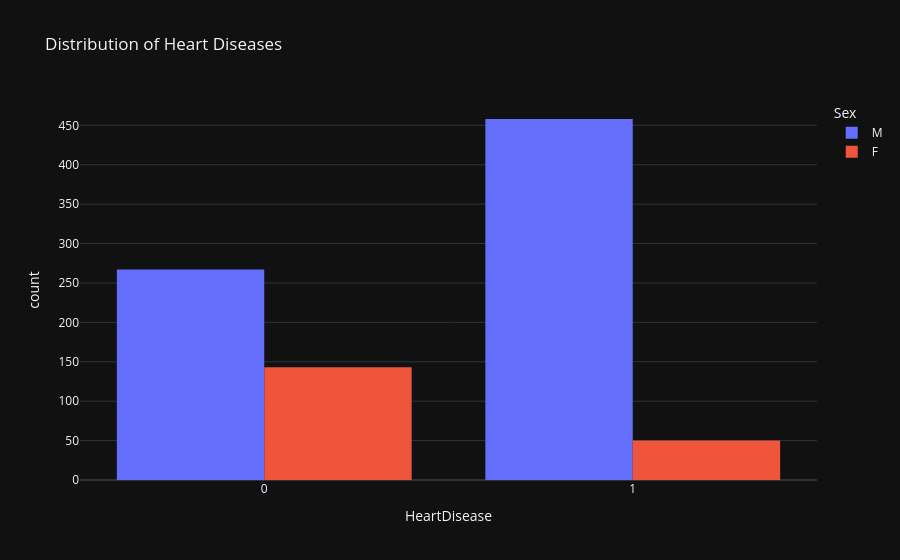
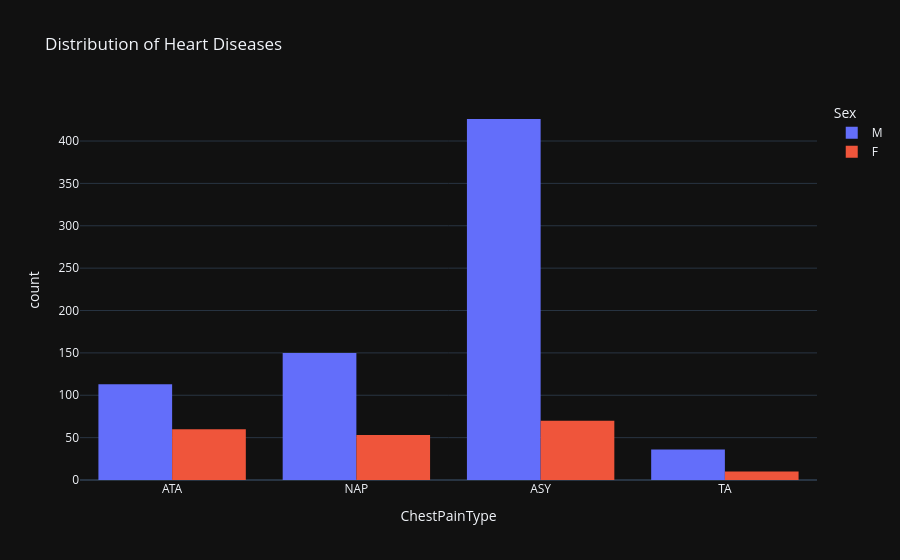

Notebook code cell kept with these figures, in order:
### Code cell
# Покажем также распределение сердечных заболеваний среди мужчин и женщин.
fig=px.histogram(df, x="HeartDisease", color="Sex",
    hover_data=df.columns,
    title="Distribution of Heart Diseases",
barmode="group")
fig.show()
fig=px.histogram(df, x="ChestPainType", color="Sex",
    hover_data=df.columns,
    title="Distribution of Heart Diseases",
barmode="group")
fig.show()

### Figure 1 — Plotly figure (JSON) as saved in the notebook; plotly's stock layout.template omitted (floating-point values rounded to 4 significant figures; data arrays with more than 128 entries replaced by an {"elided": "..."} marker saying what was removed)
{"data": [{"alignmentgroup": "True", "bingroup": "x", "hovertemplate": "Sex=M<br>HeartDisease=%{x}<br>count=%{y}<extra></extra>", "legendgroup": "M", "marker": {"color": "#636efa", "pattern": {"shape": ""}}, "name": "M", "offsetgroup": "M", "orientation": "v", "showlegend": true, "x": {"elided": "725 int values"}, "xaxis": "x", "yaxis": "y", "type": "histogram"}, {"alignmentgroup": "True", "bingroup": "x", "hovertemplate": "Sex=F<br>HeartDisease=%{x}<br>count=%{y}<extra></extra>", "legendgroup": "F", "marker": {"color": "#EF553B", "pattern": {"shape": ""}}, "name": "F", "offsetgroup": "F", "orientation": "v", "showlegend": true, "x": {"elided": "193 int values"}, "xaxis": "x", "yaxis": "y", "type": "histogram"}], "layout": {"xaxis": {"anchor": "y", "domain": [0.0, 1.0], "title": {"text": "HeartDisease"}}, "yaxis": {"anchor": "x", "domain": [0.0, 1.0], "title": {"text": "count"}}, "legend": {"title": {"text": "Sex"}, "tracegroupgap": 0}, "title": {"text": "Distribution of Heart Diseases"}, "barmode": "group"}}

### Figure 2 — Plotly figure (JSON) as saved in the notebook; plotly's stock layout.template omitted (floating-point values rounded to 4 significant figures; data arrays with more than 128 entries replaced by an {"elided": "..."} marker saying what was removed)
{"data": [{"alignmentgroup": "True", "bingroup": "x", "hovertemplate": "Sex=M<br>ChestPainType=%{x}<br>count=%{y}<extra></extra>", "legendgroup": "M", "marker": {"color": "#636efa", "pattern": {"shape": ""}}, "name": "M", "offsetgroup": "M", "orientation": "v", "showlegend": true, "x": {"elided": "725 str values"}, "xaxis": "x", "yaxis": "y", "type": "histogram"}, {"alignmentgroup": "True", "bingroup": "x", "hovertemplate": "Sex=F<br>ChestPainType=%{x}<br>count=%{y}<extra></extra>", "legendgroup": "F", "marker": {"color": "#EF553B", "pattern": {"shape": ""}}, "name": "F", "offsetgroup": "F", "orientation": "v", "showlegend": true, "x": {"elided": "193 str values"}, "xaxis": "x", "yaxis": "y", "type": "histogram"}], "layout": {"xaxis": {"anchor": "y", "domain": [0.0, 1.0], "title": {"text": "ChestPainType"}}, "yaxis": {"anchor": "x", "domain": [0.0, 1.0], "title": {"text": "count"}}, "legend": {"title": {"text": "Sex"}, "tracegroupgap": 0}, "title": {"text": "Distribution of Heart Diseases"}, "barmode": "group"}}
